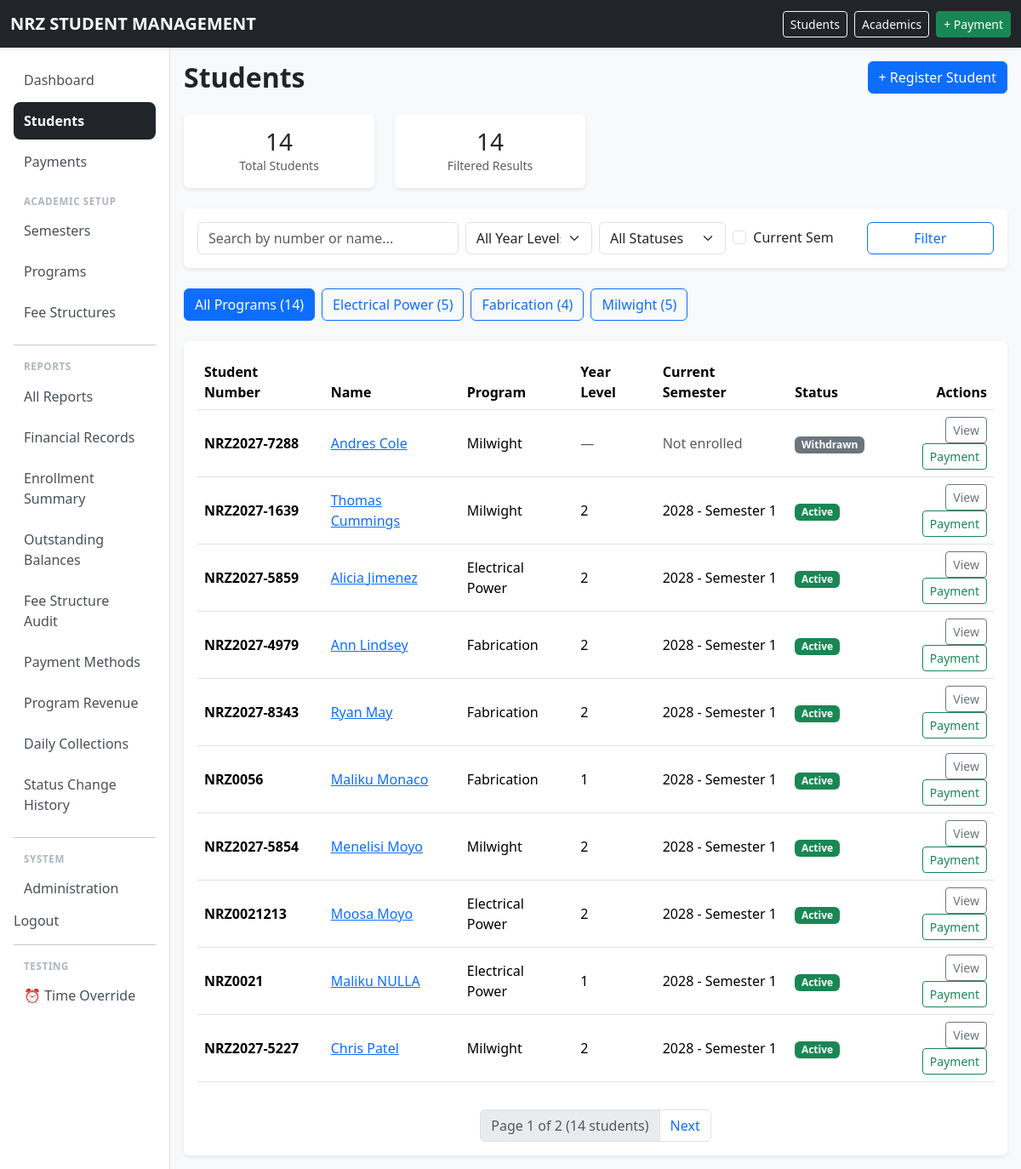
Page /students/ (signed in) on the earlier database version.
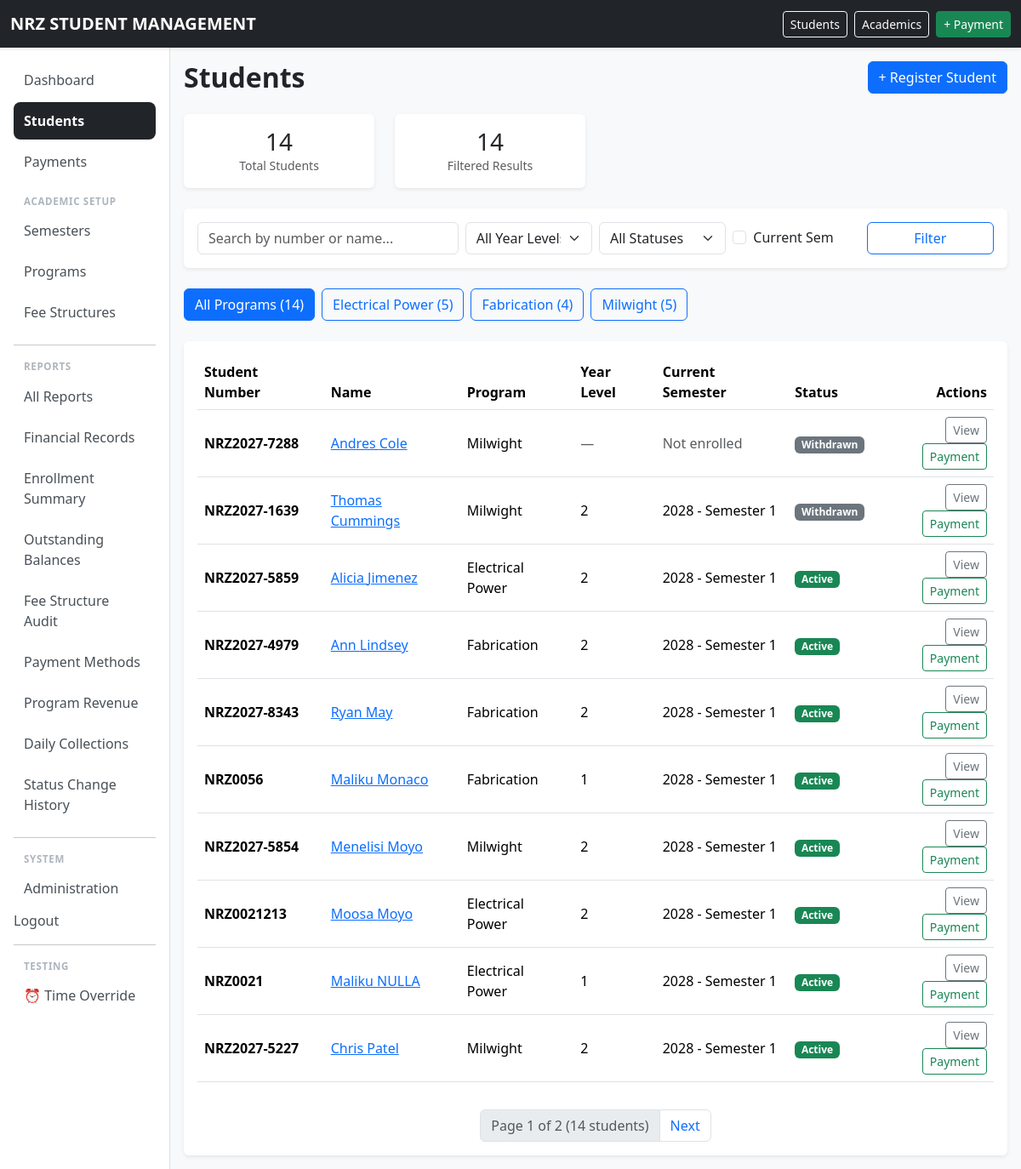
Same page on the later database version.
### school/models.py (models this page shows, shortened)
class Student(models.Model):
    ACTIVE = "ACTIVE"
    DEFERRED = "DEFERRED"
    WITHDRAWN = "WITHDRAWN"
    COMPLETED = "COMPLETED"
    STATUS_CHOICES = [
        (ACTIVE, "Active"),
        (DEFERRED, "Deferred"),
        (WITHDRAWN, "Withdrawn"),
        (COMPLETED, "Completed"),
    ]
    student_number = models.CharField(
        max_length=30,
        unique=True,
    )
    first_name = models.CharField(
        max_length=100,
    )
    national_id = models.CharField(
        max_length=100,
    )
    last_name = models.CharField(
        max_length=100,
    )
    date_of_birth = models.DateField(
        null=True,
        blank=True,
    )
    gender = models.CharField(
        max_length=20,
        blank=True,
    )
    guardian_name = models.CharField(
        max_length=150,
        blank=True,
    )
    guardian_phone = models.CharField(
        max_length=30,
        blank=True,
    )
    student_phone = models.CharField(
        max_length=30,
        blank=True ,
    )
    address = models.TextField(
        blank=True,
    )
    program = models.ForeignKey(
        Program,
        on_delete=models.PROTECT,
        related_name="students",
    )
    intake_year = models.ForeignKey(
        AcademicYear,
        on_delete=models.PROTECT,
        related_name="students",
    )
    status = models.CharField(
        max_length=20,
        choices=STATUS_CHOICES,
        default=ACTIVE,
    )
    created_at = models.DateTimeField(
        auto_now_add=True,
    )
    class Meta:
        ordering = [
            "last_name",
            "first_name",
        ]
        permissions = [
            ("can_view_financial_reports", "Can view financial reports"),
            ("can_view_outstanding_reports", "Can view outstanding balances"),
            ("can_record_payments", "Can record payments"),
        ]
    def get_current_enrollment(self, today=None):
        from school.utils.time_utils import get_current_date
        today = today or get_current_date()
        enrollments = self.enrollments.filter(
            status=Enrollment.ACTIVE
        ).select_related('semester')
        for e in enrollments:
            if e.semester.start_date <= today <= e.semester.end_date:
                return e
        future = enrollments.filter(semester__start_date__gt=today).order_by('semester__start_date')
        if future.exists():
            return future.first()
        past = enrollments.order_by('-semester__end_date')
        return past.first() if past.exists() else None

class Program(models.Model):
    CATEGORY_CHOICES = [
        ("NC", "National Certificate"),
        ("NQ", "National Qualification"),
        ("OTHER", "Other"),
    ]
    code = models.CharField(
        max_length=30,
        unique=True,
    )
    name = models.CharField(
        max_length=150,
        unique=True,
    )
    description = models.TextField(
        blank=True,
    )
    duration_years = models.PositiveSmallIntegerField()
    category = models.CharField(
        max_length=10,
        choices=CATEGORY_CHOICES,
        default="OTHER",
    )
    active = models.BooleanField(
        default=True,
    )
    class Meta:
        ordering = ["name"]

class Enrollment(models.Model):
    ACTIVE = "ACTIVE"
    COMPLETED = "COMPLETED"
    DEFERRED = "DEFERRED"
    WITHDRAWN = "WITHDRAWN"
    STATUS_CHOICES = [
        (ACTIVE, "Active"),
        (COMPLETED, "Completed"),
        (DEFERRED, "Deferred"),
        (WITHDRAWN, "Withdrawn"),
    ]
    student = models.ForeignKey(
        Student,
        on_delete=models.PROTECT,
        related_name="enrollments",
    )
    program = models.ForeignKey(
        Program,
        on_delete=models.PROTECT,
        related_name="enrollments",
    )
    semester = models.ForeignKey(
        Semester,
        on_delete=models.PROTECT,
        related_name="enrollments",
    )
    year_level = models.PositiveSmallIntegerField()
    status = models.CharField(
        max_length=20,
        choices=STATUS_CHOICES,
        default=ACTIVE,
    )
    enrolled_at = models.DateTimeField(
        auto_now_add=True,
    )
    class Meta:
        ordering = ["-semester__academic_year__name", "-semester__number"]
        constraints = [
            models.UniqueConstraint(
                fields=["student", "semester"],
                name="student_can_only_enroll_once_per_semester",
            ),
        ]

class Semester(models.Model):
    PERIOD_CHOICES = [
        (1, "Semester Period 1"),
        (2, "Semester Period 2"),
    ]
    academic_year = models.ForeignKey(
        AcademicYear,
        on_delete=models.PROTECT,
        related_name="semesters",
    )
    number = models.PositiveSmallIntegerField(
        choices=PERIOD_CHOICES,
    )
    start_date = models.DateField()
    end_date = models.DateField()
    class Meta:
        ordering = ["-academic_year__name", "number"]
        constraints = [
            models.UniqueConstraint(
                fields=["academic_year", "number"],
                name="unique_semester_period_per_year",
            ),
        ]
    def __str__(self):
        return f"{self.academic_year.name} - Semester {self.number}"

class AcademicYear(models.Model):
    name = models.CharField(
        max_length=20,
        unique=True,
    )
    start_date = models.DateField()
    end_date = models.DateField()
    is_current = models.BooleanField(
        default=False,
    )
    class Meta:
        ordering = ["-name"]
        constraints = [
            models.UniqueConstraint(
                fields=["is_current"],
                condition=Q(is_current=True),
                name="only_one_current_academic_year",
            ),
        ]

### school/views.py (the view)
# urls.py: path("students/", views.student_list, name="student_list"),
@permission_required("school.view_student", raise_exception=True)
def student_list(request):
    query = request.GET.get("q", "").strip()
    status_filter = request.GET.get("status", "")
    program_filter = request.GET.get("program", "")
    year_level_filter = request.GET.get("year_level", "")
    current_semester_only = request.GET.get("current_semester", "")
    today = get_current_date()
    students = Student.objects.all()
    total_students = Student.objects.count()
    if query:
        students = students.filter(
            Q(student_number__icontains=query)
            | Q(first_name__icontains=query)
            | Q(last_name__icontains=query)
        )
    if program_filter:
        students = students.filter(program_id=program_filter)
    if status_filter:
        students = students.filter(status=status_filter.upper())
    if year_level_filter:
        students = students.filter(
            enrollments__status=Enrollment.ACTIVE,
            enrollments__semester__end_date__gte=today,
            enrollments__year_level=year_level_filter
        ).distinct()
    if current_semester_only:
        current_sem = Semester.objects.filter(
            start_date__lte=today, end_date__gte=today
        ).first()
        if current_sem:
            students = students.filter(enrollments__semester=current_sem)
    program_counts = Student.objects.values("program__id", "program__name").annotate(
        count=Count("id")
    ).order_by("program__name")
    status_counts = Student.objects.values("status").annotate(
        count=Count("id")
    ).order_by("status")
    max_year_level = Program.objects.aggregate(max_duration=Max("duration_years"))["max_duration"] or 6
    students = students.select_related("program", "intake_year").prefetch_related(
        "enrollments__semester"
    )
    filtered_count = students.count()
    paginator = Paginator(students, 10)
    page_obj = paginator.get_page(request.GET.get("page"))
    return render(
        request,
        "school/student_list.html",
        {
            "total_students": total_students,
            "filtered_count": filtered_count,
            "page_obj": page_obj,
            "query": query,
            "status_filter": status_filter,
            "program_filter": program_filter,
            "year_level_filter": year_level_filter,
            "current_semester_only": current_semester_only,
            "status_choices": Student.STATUS_CHOICES,
            "program_counts": program_counts,
            "status_counts": {s["status"]: s["count"] for s in status_counts},
            "max_year_level": max_year_level,
            "today": today,
        },
    )

### school/context_processors.py (called while the page is built)
def time_override_enabled(request):
    return {
        'ENABLE_TIME_OVERRIDE': getattr(settings, 'ENABLE_TIME_OVERRIDE', False)
    }

### school/models.py (called while the page is built)
    @classmethod
    def get_frozen_time(cls):
        obj = cls.objects.first()
        return obj.frozen_datetime if obj else None

### school/utils/time_utils.py (called while the page is built)
def get_current_datetime():
    if getattr(settings, 'ENABLE_TIME_OVERRIDE', False):
        from school.models import TimeOverride
        frozen = TimeOverride.get_frozen_time()
        if frozen is not None:
            if timezone.is_naive(frozen):
                frozen = timezone.make_aware(frozen)
            return frozen
    return timezone.now()

def get_current_date():
    return get_current_datetime().date()

### templates/school/student_list.html (shortened to what the changed rows need)
{% extends "base.html" %}
{% load school_tags %}
{% block content %}
<div class="d-flex justify-content-between align-items-center mb-4">
    <h2 class="fw-bold mb-0">Students</h2>
</div>
<div class="card border-0 shadow-sm">
    <div class="card-body">
        <div class="table-responsive">
            <table class="table table-hover align-middle">
                <thead>
                    <tr>
                        <th>Student Number</th>
                        <th>Name</th>
                        <th>Program</th>
                        <th>Year Level</th>
                        <th>Current Semester</th>
                        <th>Status</th>
                        <th class="text-end">Actions</th>
                    </tr>
                </thead>
                <tbody>
                    {% for student in page_obj %}
                    <tr>
                        <td class="fw-bold">{{ student.student_number }}</td>
                        <td>
                            <a href="{% url 'student_detail' student.pk %}">
                                {{ student.first_name }} {{ student.last_name }}
                            </a>
                        </td>
                        <td>{{ student.program.name }}</td>
                        <td>
                            {% with enrollment=student.get_current_enrollment %}
                                {% if enrollment %}
                                    {{ enrollment.year_level }}
                                {% else %}
                                    <span class="text-muted">—</span>
                                {% endif %}
                            {% endwith %}
                        </td>
                        <td>
                            {% with enrollment=student.get_current_enrollment %}
                                {% if enrollment %}
                                    {{ enrollment.semester }}
                                {% else %}
                                    <span class="text-muted">Not enrolled</span>
                                {% endif %}
                            {% endwith %}
                        </td>
                        <td>
                            {% if student.status == "ACTIVE" %}
                                <span class="badge text-bg-success">Active</span>
                            {% elif student.status == "DEFERRED" %}
                                <span class="badge text-bg-warning">Deferred</span>
                            {% elif student.status == "WITHDRAWN" %}
                                <span class="badge text-bg-secondary">Withdrawn</span>
                            {% elif student.status == "COMPLETED" %}
                                <span class="badge text-bg-primary">Completed</span>
                            {% endif %}
                        </td>
                        <td class="text-end">
                            <a href="{% url 'student_detail' student.pk %}" class="btn btn-sm btn-outline-secondary">View</a>
                            <a href="{% url 'payment_create' %}?student={{ student.pk }}" class="btn btn-sm btn-outline-success">Payment</a>
                        </td>
                    </tr>
                    {% endfor %}
                </tbody>
            </table>
        </div>
    </div>
</div>
{% endblock %}

Differences in the rows shown:
changed Student "NRZ2027-1639": status "Active" → "Withdrawn"
